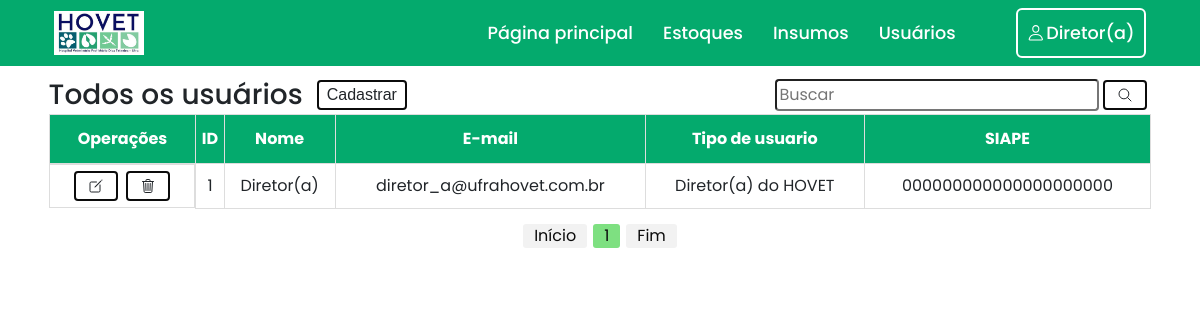
Page /painel-adm/index.php?menuop=usuarios (signed in) on the committed database.
### tables this page shows
create table usuarios(
	usuario_id int primary key auto_increment,
    usuario_nome_completo varchar(100) not null,
    usuario_primeiro_nome varchar(100) not null,
    usuario_sobrenome varchar(100) not null,
    usuario_mail varchar(100) unique not null,
    usuario_tipo_usuario_id int,
    foreign key(usuario_tipo_usuario_id) references tipo_usuario(tipo_usuario_id) on delete set null,
    usuario_siape varchar(50) unique not null,
    usuario_senha varchar(256) not null
);

create table tipo_usuario (
	tipo_usuario_id int primary key auto_increment,
    tipo_usuario_tipo varchar(100) not null
);

### painel-adm/usuarios/funcionarios/painel_users.php (the view, shortened to what this page needs)
<section class="painel_usuarios">
    <div class="container">
        <div class="menu_header">
            <div class="menu_user">
                <h3>Todos os usuários</h3>
                <a href="index.php?menuop=cadastro_usuario" id="operacao_cadastro">
                    <button class="btn">Cadastrar</button>
                </a>
            </div>
            <div>
                <form action="index.php?menuop=usuarios" method="post" class="form_buscar">
                    <input type="text" name="txt_pesquisa_usuarios" placeholder="Buscar">
                    <button type="submit" class="btn">
                        <span class="icon">
                            <ion-icon name="search-outline"></ion-icon>
                        </span>
                    </button>
                </form>
            </div>
        </div>
        <div class="tabelas">
            <table id="tabela_listar">
                <thead>
                    <tr>
                        <th id="th_operacoes_editar_deletar">Operações</th>
                        <th>ID</th>
                        <th>Nome</th>
                        <th>E-mail</th>
                        <th>Tipo de usuario</th>
                        <th>SIAPE</th>
                    </tr>
                </thead>
                <tbody>
                    <?php
                        $quantidade_registros_usuarios = 10;
                        $pagina_usuarios = (isset($_GET['pagina_usuarios']))?(int)$_GET['pagina_usuarios']:1;
                        $inicio_usuarios = ($quantidade_registros_usuarios * $pagina_usuarios) - $quantidade_registros_usuarios;
                        $txt_pesquisa_usuarios = (isset($_POST["txt_pesquisa_usuarios"]))?$_POST["txt_pesquisa_usuarios"]:"";
                        $sql = "SELECT u.usuario_id, u.usuario_primeiro_nome, u.usuario_mail, u.usuario_siape, t.tipo_usuario_tipo
                            FROM usuarios AS u
                            INNER JOIN tipo_usuario AS t
                            on u.usuario_tipo_usuario_id = t.tipo_usuario_id
                        WHERE
                            u.usuario_id='{$txt_pesquisa_usuarios}' or
                            u.usuario_primeiro_nome LIKE '%{$txt_pesquisa_usuarios}%' or
                            t.tipo_usuario_tipo LIKE '%{$txt_pesquisa_usuarios}%' or
                            u.usuario_siape LIKE '%{$txt_pesquisa_usuarios}%' or
                            u.usuario_mail LIKE '%{$txt_pesquisa_usuarios}%'
                            ORDER BY usuario_primeiro_nome ASC
                            LIMIT $inicio_usuarios,$quantidade_registros_usuarios";
                        $rs = mysqli_query($conexao,$sql) or die("Erro ao executar a consulta! " . mysqli_error($conexao));
                        while($dados = mysqli_fetch_assoc($rs)){
                    ?>
                    <tr>
                        <td class="operacoes" id="td_operacoes_editar_deletar">
                            <a href="index.php?menuop=editar_usuario&idUsuario=<?=$dados["usuario_id"]?>" class="confirmaEdit">
                                <button class="btn">
                                    <span class="icon">
                                        <ion-icon name="create-outline"></ion-icon>
                                    </span>
                                </button>
                            </a>
                            <a href="index.php?menuop=excluir_usuario&idUsuario=<?=$dados["usuario_id"]?>"
                                class="confirmaDelete" >
                                <button class="btn">
                                    <span class="icon">
                                        <ion-icon name="trash-outline"></ion-icon>
                                    </span>
                                </button>
                            </a>
                        </td>
                        <td><?=$dados["usuario_id"]?></td>
                        <td><?=$dados["usuario_primeiro_nome"]?></td>
                        <td><?=$dados["usuario_mail"]?></td>
                        <td><?=$dados["tipo_usuario_tipo"]?></td>
                        <td><?=$dados["usuario_siape"]?></td>
                    </tr>
                    <?php
                        }
                    ?>
                </tbody>
            </table>
        </div>
        <div class="paginacao">
            <?php
                $sqlTotalUsuarios = "SELECT usuario_id FROM usuarios";
                $queryTotalUsuarios = mysqli_query($conexao,$sqlTotalUsuarios) or die(mysqli_error($conexao));
                $numTotalUsuarios = mysqli_num_rows($queryTotalUsuarios);
                $totalPaginasUsuarios = ceil($numTotalUsuarios/$quantidade_registros_usuarios);
                echo "<a href=\"?menuop=usuarios&pagina_usuarios=1\">Início</a> ";
                    ?>
                    <?php
                for($i=1;$i<=$totalPaginasUsuarios;$i++){
                    if ($i >= ($pagina_usuarios) && $i <= ($pagina_usuarios+5)) {
                        if ($i==$pagina_usuarios) {
                            echo "<span>$i</span>";
                        } else {
                            echo " <a href=\"?menuop=usuarios&pagina_usuarios=$i\">$i</a> ";
                        }
                    }
                }
                    ?>
                    <?php
                echo " <a href=\"?menuop=usuarios&pagina_usuarios=$totalPaginasUsuarios\">Fim</a>";
            ?>
        </div>
    </div>
</section>

### css/style_personalizado.css (style rules this page uses)
* { margin: 0; padding: 0; box-sizing: border-box; font-family: 'Poppins', sans-serif; }
*, *:before, *:after { box-sizing: border-box; }
.container { display: flex; justify-content: center; flex-direction: column; }
@media (min-width: 1200px) { .container { max-width: 96% !important; } }
.menu_user { display: flex; gap: 10px; align-items: center; }
.menu_user > h3 { margin-bottom: 0; }
#tabela_listar { font-family: Arial, Helvetica, sans-serif; border-collapse: collapse; width: 100%; }
#tabela_listar td, #tabela_listar th { border: 1px solid #ddd; padding: 2px; }
#tabela_listar th { padding-top: 12px; padding-bottom: 12px; text-align: center; background-color: #04AA6D; color: white; }
#tabela_listar td { text-align: center; }
.menu_header { display: flex; align-items: center; justify-content: space-between; }
button.btn { background: none; border: 2px solid #0B0B0B; font-family: "montserrat", sans-serif; padding: 1px 8px; min-width: 20px; margin: 4px; cursor: pointer; transition: color 0.4s linear; position: relative; }
button.btn::before { content: ""; position: absolute; left: 0; top: 0; width: 100%; height: 100%; background: #04AA6D; z-index: -1; transition: transform 0.5s; transform-origin: 0 0; transition-timing-function: cubic-bezier(0.5,1.6,0.4,0.7); }
button.btn::before { transform: scaleX(0); }
span.icon { display: flex; gap: 2px; align-items: center; padding: 4px; }
td.operacoes { display: flex; justify-content: center; }
.form_buscar { display: flex; align-items: center; }
.form_buscar input { padding: 2px; border-radius: .25em; }
.tabelas { display: flex; }
.paginacao { display: flex; gap: 6px; margin-top: 15px; justify-content: center; }
.paginacao a { color: #0B0B0B; background-color: #f2f2f2; border-radius: 3px; padding: 0 11px; }
.paginacao > span { color: #0B0B0B; background-color: #7EE081; border-radius: 3px; padding: 0 11px; }

### rows in the picture
usuarios: usuario_id "1", usuario_primeiro_nome "Diretor(a)", usuario_mail "diretor_a@ufrahovet.com.br", usuario_tipo_usuario.tipo_usuario_tipo "Diretor(a) do HOVET", usuario_siape "000000000000000000000"

### other values in the picture
$_SESSION['usuario_primeiro_nome'] "Diretor(a)"
